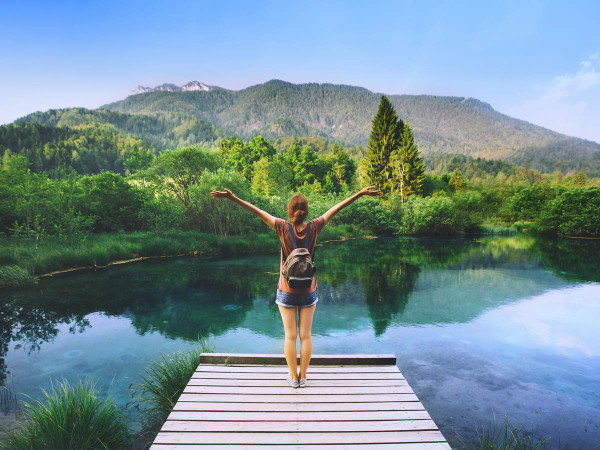
#> input picture nature.jpg, 600 x 450 px
$ jupyter execute 'image sharpning.ipynb'
#> lines starting #> are read from the running program, lines starting #| are printed output that depends on the picture
[cell 1]
import cv2
import numpy as np

#Reading the image
img = cv2.imread('nature.jpg')
#> img is the input picture: shape (450, 600, 3); mean B, G, R 147.9, 141.5, 116.6

#Gauusian kernel for sharpening
gaussian_blur = cv2.GaussianBlur(img, (7,7), 2)
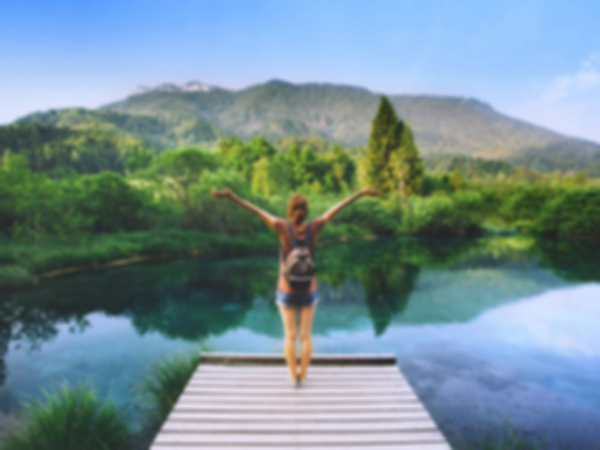
#> gaussian_blur: shape (450, 600, 3); mean B, G, R 147.9, 141.5, 116.6

#Sharpening using addweighted()
sharpened1 = cv2.addWeighted(img,1.5, gaussian_blur, -0.5, 0)
sharpened2 = cv2.addWeighted(img,3.5, gaussian_blur, -2.5, 0)
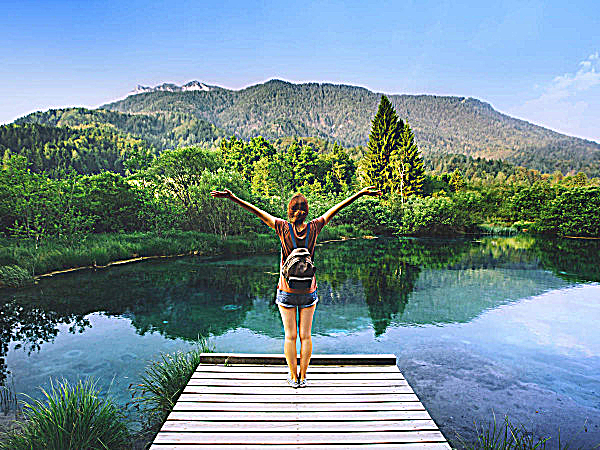
#> sharpened2: shape (450, 600, 3); mean B, G, R 147.5, 141.7, 116.6
sharpened3 = cv2.addWeighted(img,7.5, gaussian_blur, -6.5, 0)
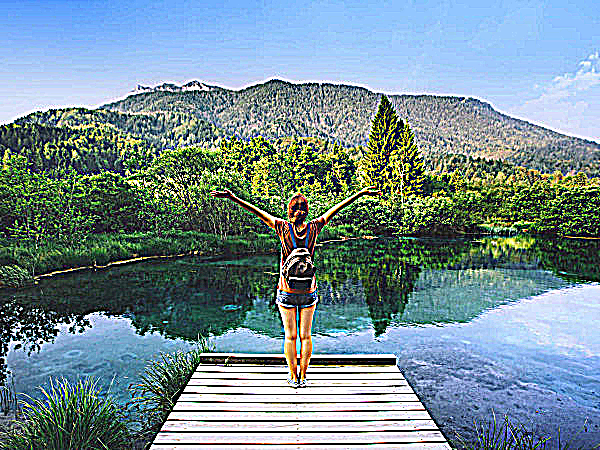
#> sharpened3: shape (450, 600, 3); mean B, G, R 148.4, 141.5, 117.7

#Showing the sharpened Images
cv2.imshow('Sharpened 3', sharpened3)
cv2.imshow('Sharpened 2', sharpened2)
cv2.imshow('Sharpened 1', sharpened1)
cv2.imshow('original', img)
cv2.waitKey(0)
